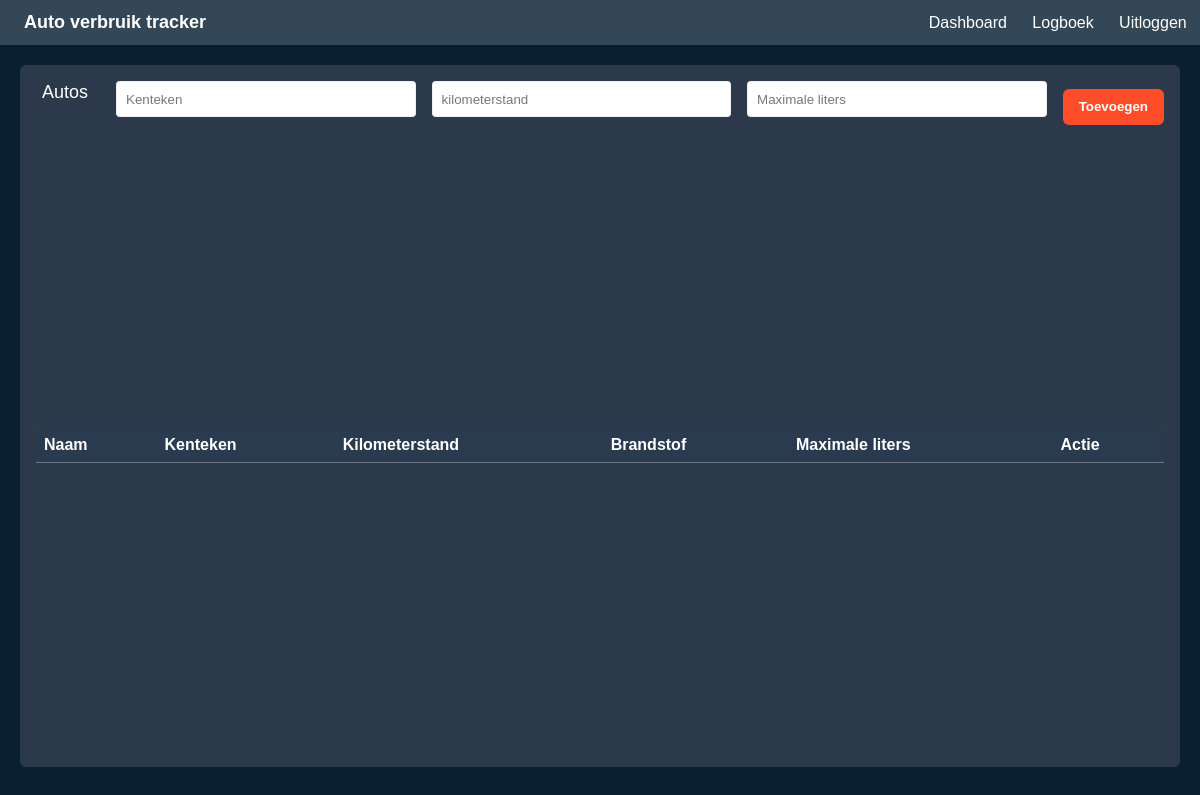
The app's page /autos (signed in), older data.
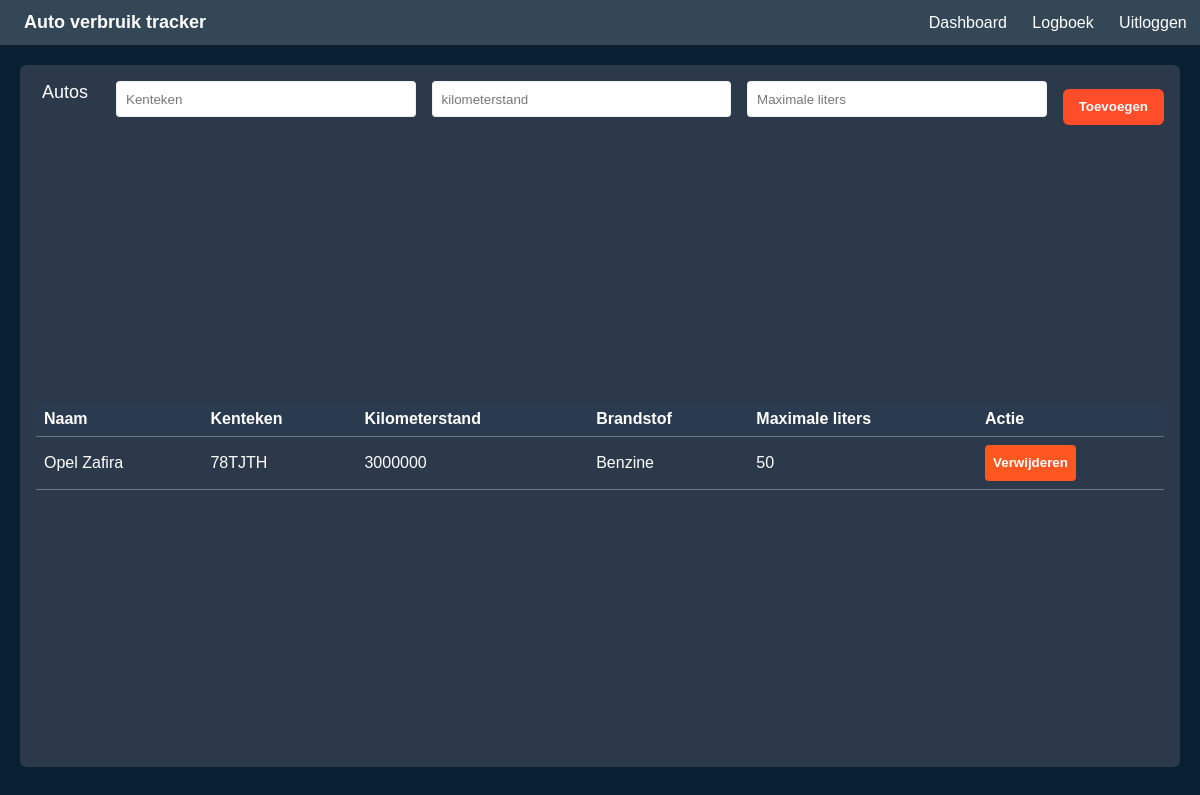
The same page, newer data.
### tables this page shows
CREATE TABLE cars (car_id INTEGER PRIMARY KEY AUTOINCREMENT, user_id int, car_name varchar (255), car_licenseplate varchar (10), car_meters int, car_fueltype char(32), car_maxliter int, car_avrfuelusage varchar (64));

### app.py (the view, shortened to what this page needs)
@app.route("/autos", methods=['GET', 'POST'])
def autos():
    if 'user' in session:
        cars = db.execute("SELECT * FROM cars WHERE user_id = ?", (session['user'][0],)).fetchall()
        html = ""
        for car in cars:
            html += f"""
            <tr>
            <td>{car[2]}</td>
            <td>{car[3]}</td>
            <td>{car[4]}</td>
            <td>{car[5]}</td>
            <td>{car[6]}</td>
            <td>
                <form method='post' action='/deletecar'>
                    <input type='hidden' name='car_id' value='{car[0]}'><button class='btn' type='submit'>Verwijderen</button>
                </form>
            </td>
            </tr>
            """
        return render_template("autos.html", table=html)
    else:
        return redirect(url_for("login"))

### templates/autos.html (shortened to what this page needs)
<!DOCTYPE html>
<html lang="nl">
<head>
  <link rel="stylesheet" href="static\style.css" />
</head>
<body>
  <header class="navbar">
    <div class="navbar__left">
      <a class="logo">Auto verbruik tracker</a>
    </div>
    <nav class="navbar__right">
      <a class="nav-link" href={{url_for("home")}}>Dashboard</a>
      <a class="nav-link" href={{url_for("logboek")}}>Logboek</a>
      <a href={{url_for("logout")}} class="nav-link">Uitloggen</a>
    </nav>
  </header>
  <main class="shell">
    <section class="board">
      <div class="board__side-title">Autos</div>
       <form method="post">
          <div class="board__controls">
            <input type="text" class="field" placeholder="Kenteken" name="kenteken" />
            <input type="text" class="field" placeholder="kilometerstand" name="kilometers" />
            <input type="text" class="field" placeholder="Maximale liters" name="maxliter" />
            <button class="btn">Toevoegen</button>
          </div>
      </form>
      <div class="board__list">
        <table>
                <thead>
                    <tr>
                        <th>Naam</th>
                        <th>Kenteken</th>
                        <th>Kilometerstand</th>
                        <th>Brandstof</th>
                        <th>Maximale liters</th>
                        <th>Actie</th>
                    </tr>
                </thead>
                <tbody>
                    {{ table | safe }}
                </tbody>
            </table>
      </div>
    </section>
  </main>
</body>
</html>

### static/style.css (style rules this page uses)
:root { --bg: #082032; --panel: #2C394B; --label: white; --text: #222; --nav: #334756; --button_color: #FF4C29; --button_text: white; --logo_color: white; --radius: 8px; --gap: 20px; }
body { margin: 0; font-family: Arial, sans-serif; background: var(--bg); }
.navbar { background: var(--label); padding: 12px 25px; display: flex; justify-content: space-between; align-items: center; border-bottom: 2px solid #ddd; }
.navbar .logo { margin: 0; font-size: 18px; }
.navbar a { margin-left: 20px; color: var(--logo_color); text-decoration: none; }
.btn { background: var(--button_color); border: none; padding: 12px; color: var(--button_text); border-radius: 4px; cursor: pointer; }
* { box-sizing: border-box; }
html, body { height: 100%; }
body { margin: 0; font-family: Arial, Helvetica, sans-serif; background: var(--bg); color: var(--text); }
.navbar__right { display: flex; gap: 2%; }
.nav-link { color: var(--text); text-decoration: none; }
.shell { padding: 16px; min-height: calc(100vh - 58px); display: grid; }
.board { background: var(--panel); border-radius: 6px; padding: 18px 22px 22px; height: 100%; display: grid; grid-template-rows: auto 1fr; position: relative; }
.board__side-title { position: absolute; top: 18px; left: 22px; color: var(--label); font-size: 18px; line-height: 1; }
.board__controls { display: flex; justify-content: center; align-items: center; gap: 16px; padding-left: 80px; margin-top: 2px; margin-bottom: 8px; }
.field { height: 36px; min-width: 160px; padding: 0 12px; border: none; border-radius: 4px; background: var(--label); color: #333; box-shadow: 0 0 0 1px rgba(0,0,0,.06) inset; }
.field::placeholder { color: #777; }
.btn { height: 36px; padding: 0 16px; border: none; border-radius: 6px; background: var(--button_color); color: #fff; font-weight: 600; cursor: pointer; }
.board__list { display: grid; place-items: center; }
.navbar { background: var(--nav); border-bottom: 2px solid var(--border); padding: 12px 24px; display: flex; align-items: center; justify-content: space-between; }
.logo { color: var(--text); text-decoration: none; font-weight: 600; }
.nav-link { color: #444; text-decoration: none; }
.shell { padding: 20px; }
.board { background: var(--panel); border-radius: 6px; min-height: 60vh; padding: 14px 16px 16px; display: grid; grid-template-rows: auto 1fr; }
.board__list { background: transparent; border-radius: 4px; min-height: 45vh; display: grid; place-items: center; font-family: Arial, sans-serif; color: var(--button_text); }
.board__list table { width: 100%; border-collapse: collapse; }
.board__list th, .board__list td { padding: 8px; border-bottom: 1px solid rgba(255, 255, 255, 0.3); text-align: left; color: white; }
.board__list th { background-color: #2b3b4f; position: sticky; top: 0; z-index: 1; }
.board__list button { padding: 4px 8px; cursor: pointer; color: white; background-color: #ff5722; border: none; border-radius: 4px; }
.field { display: block; width: 100%; margin-bottom: 15px; padding: 10px; }

Row changes from the older to the newer data that the page shows:
added cars: car_fueltype "Opel Zafira 78TJTH 3000000 Benzine 50 Verwijderen"
